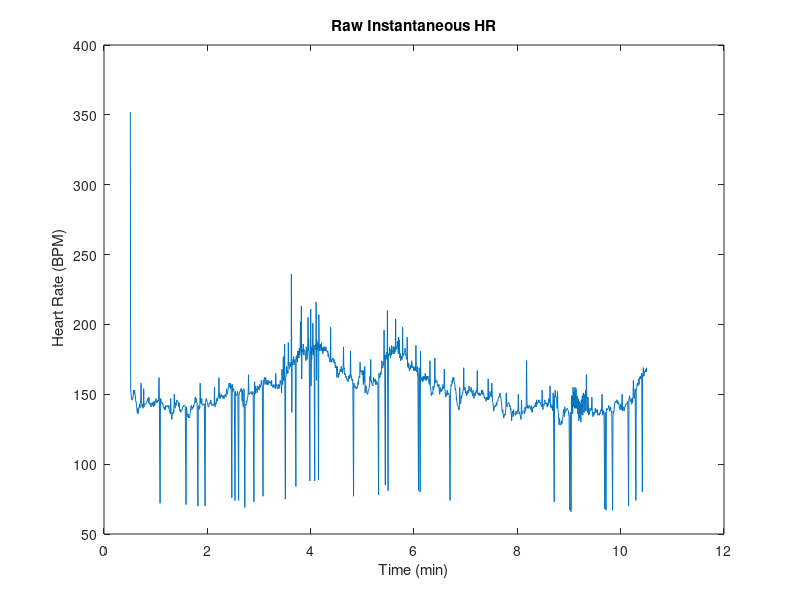
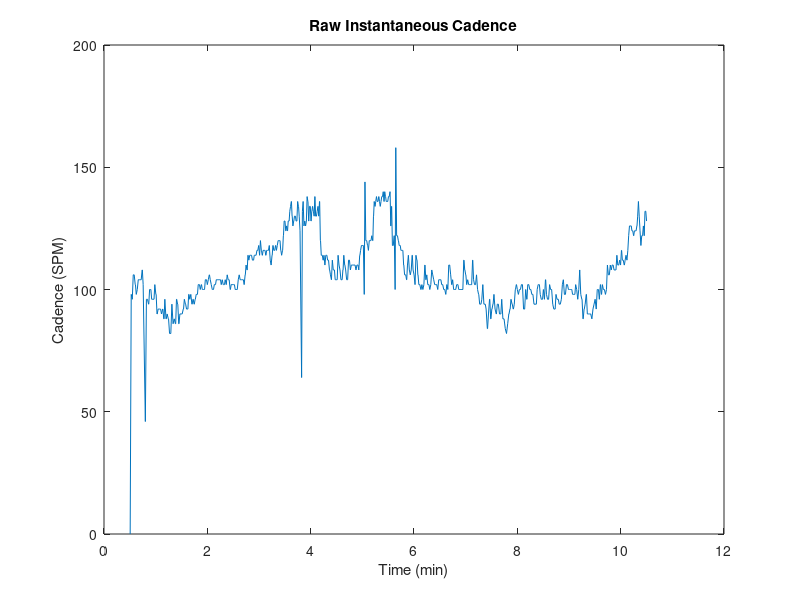
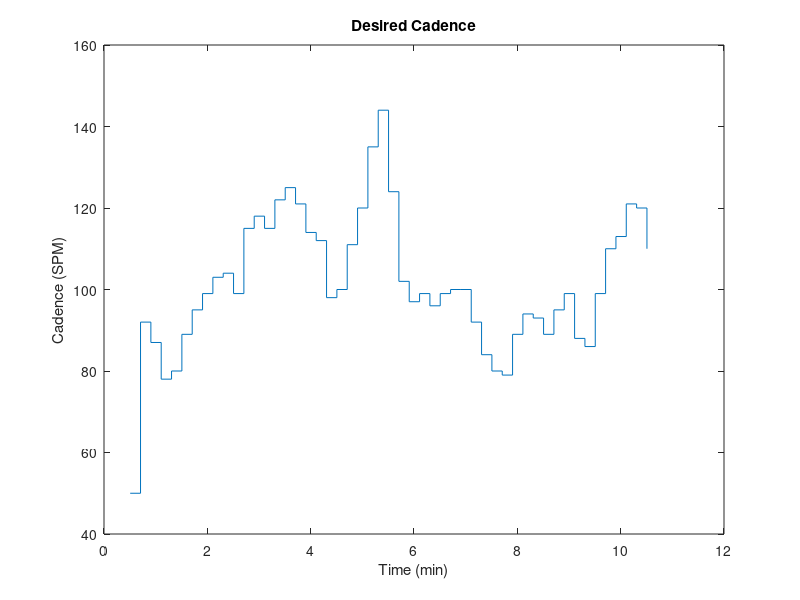
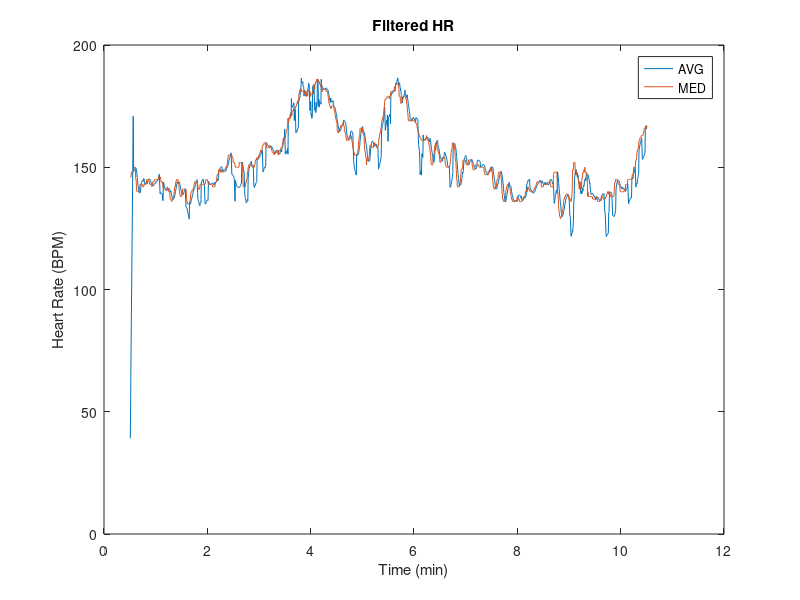

MATLAB code to generate these figures, in order: (Note: this script raises an error after producing the figures.)
% TEST 7
% changing heart rate expected by ramping up and down

load("T7.mat");
% desrired HR = 150
% length of workout = 10 mins
HR_exp = T7_HR_E(1:2:end);
HR_exp_time = T7_HR_E(2:2:end);
HR_exp_time = HR_exp_time / 60000; % converting to mins


% everyhting worked, nothing got disconnected
% begin getting the data

% load in T1.mat which contains
% 1. T7_HR - inst. HR with time stamps
% 2. T7_SPM - inst. cadence with time stamps
% 3. T7_Cad - desired cadence
HR_time = T7_HR(2:2:end);
HR_time = HR_time / 60000; % converting to mins
HR = T7_HR(1:2:end); % is in bpm

SPM_time = T7_SPM(2:2:end);
SPM_time = SPM_time / 60000; % also converting to mins
SPM = T7_SPM(1:2:end); % is in steps per min (SPM)

CAD_time = T7_Cad(2:2:end);
CAD_time = CAD_time / 60000; % converting to mins
CAD = T7_Cad(1:2:end);

% now have HR, SPM, and desired CAD with corresponding times

% plotting raw heart rate
figure(1);
plot(HR_time, HR);
xlabel("Time (min)");
ylabel(" Heart Rate (BPM)");
title("Raw Instantaneous HR");

% plotting raw SPM
figure(2);
plot(SPM_time, SPM);
xlabel("Time (min)");
ylabel("Cadence (SPM)");
title("Raw Instantaneous Cadence");

% plotting desired cadence
figure(3);
stairs(CAD_time, CAD);
xlabel("Time (min)");
ylabel("Cadence (SPM)");
title("Desired Cadence");

%% Filtering the inst. HR and SPM 
% Median filter HR with nbh of 5 values
B = 1/9*ones(9,1);
HR_filt_med = medfilt1(HR, 9); 
HR_filt_avg = filter(B,1,HR);

% average filt SPM and median filt to see what is better
SPM_filt_avg = filter(B,1,SPM);
SPM_filt_med = medfilt1(SPM, 9);

% plot the filtered hr and spm (compare which is better for SPM)

% plotting filtered heart rate
figure(4);
plot(HR_time, HR_filt_avg);
hold on
plot(HR_time, HR_filt_med);
xlabel("Time (min)");
ylabel("Heart Rate (BPM)");
hold off
title("Filtered HR");
legend("AVG", "MED");


% plotting both filtered SPM
figure(5);
plot(SPM_time, SPM_filt_avg);
xlabel("Time (min)");
ylabel("Cadence (SPM)");
title("Filtered SPM");
hold on;
plot(SPM_time, SPM_filt_med);
legend("AVG", "MED");

%% now it is time to compare desired hr and cadence with expected

% starting with cadence
figure(6);
plot(SPM_time, SPM_filt_avg);
xlabel("Time (min)");
ylabel("Cadence (SPM)");
title("Desired vs. Measured SPM (AVG FILT)");
hold on;
stairs(CAD_time, CAD);
legend("Measured", "Desired");
hold off;

figure(7);
plot(SPM_time, SPM_filt_med);
xlabel("Time (min)");
ylabel("Cadence (SPM)");
title("Desired vs. Measured SPM (MED FILT)");
hold on;
stairs(CAD_time, CAD);
legend("Measured", "Desired");
hold off;

figure(8);
plot(HR_time, HR_filt);
xlabel("Time (min)");
ylabel("BPM");
title("Median Filtered HR vs. Desired");
hold on;
stairs(HR_exp_time, HR_exp);
hold off;

%% now plotting hr vs cadence 
figure(9);
plot(SPM_time, SPM_filt_med);
xlabel("Time (min)");
ylabel("HR and Cadence");
title("HR & Cadence vs. Time");
hold on;
plot(HR_time, HR_filt);
legend("Cadence", "Heart Rate");
hold off;

figure(10);
plot(SPM_time, SPM_filt_med + 40);
xlabel("Time (min)");
ylabel("HR and Cadence");
title("TESTING HR to CAD Relationship");
hold on;
plot(HR_time, HR_filt);
legend("1*(Cadence+40)", "Heart Rate");
hold off;

figure(11);
SPM_shift = circshift(SPM_filt_med,50);
plot(SPM_time, SPM_shift + 40);
xlabel("Time (min)");
ylabel("HR and Cadence");
title("TESTING HR to CAD Relationship with Shifting");
hold on;
plot(HR_time, HR_filt);
legend("1*(Cadence+40) SHIFTED", "Heart Rate");
hold off;

%% last graph of everything together
figure(12);
plot(HR_time, HR_filt);
xlabel("Time (min)", 'FontSize',14);
ylabel("HR (BPM) and Cadence (SPM)", 'FontSize',14);
title("HR and CAD vs. Desired HR and Desired CAD", 'FontSize',14);
hold on;
stairs(HR_exp_time, HR_exp, "Color",[0.3010 0.7450 0.9330]); %teal
plot(SPM_time, SPM_filt_med);
stairs(CAD_time, CAD, 'Color',[0.4660 0.6740 0.1880]); %green
lgd = legend("HR","Desired HR", "CAD", "Desired CAD");
lgd.FontSize = 11;
xlim([0 8.5]);
hold off;
